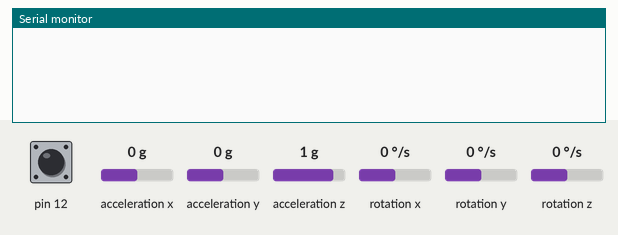
Recording of a sketch running on a simulated Arduino Uno, built with avr-gcc and run on an emulated ATmega328P. Parts: the last lines printed to the serial monitor. The test bench sets the inputs (shaded band); at power-on: pin 12 HIGH, rotation x 0 °/s, rotation y 0 °/s, rotation z 0 °/s, acceleration x 0 g, acceleration y 0 g, acceleration z 1 g.

Above: at 0.8 s.
0.9 s: pin 12 pulled LOW for 0.15 s
At 1.8 s:
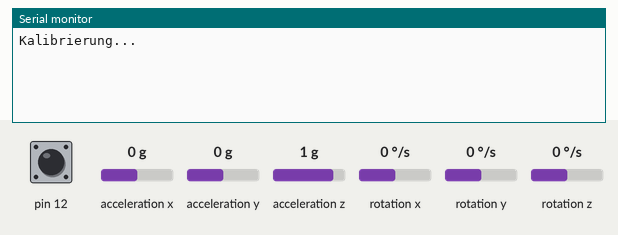
4.0 s: rotation x set to -192 °/s
At 4.16 s:
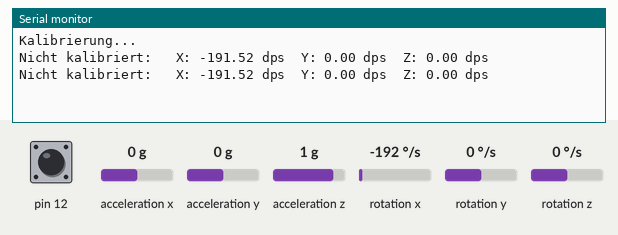
5.9 s: rotation y set to -192 °/s
At 5.91 s:
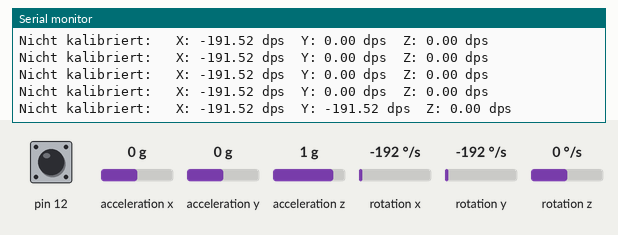
8.9 s: rotation z set to -100 °/s
At 8.9 s:
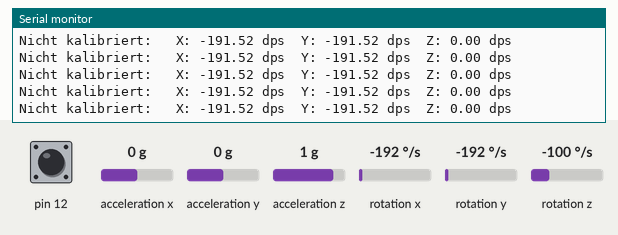
11.9 s: rotation x set to -100 °/s
At 11.9 s:
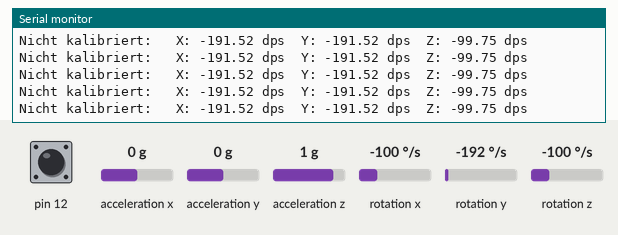
14.9 s: rotation y set to -100 °/s
At 14.99 s:
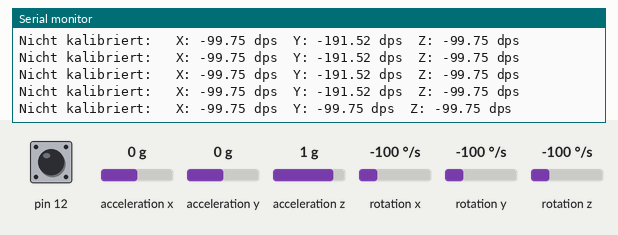
Timing chart, 0 to 17.9 s (numbered marks = the images above; inputs shaded):
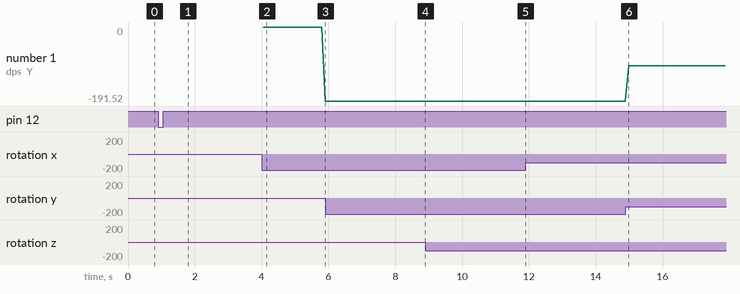

Measured:
- after the input at 0.9 s, the serial monitor: prints a new line after 0.15 s (image 1)
- after the input at 4.0 s, the serial monitor: prints a new line after 0.06 s (image 2)
- after the input at 5.9 s, the serial monitor: prints a new line at once (image 3)
- after the input at 14.9 s, the serial monitor: prints a new line after 0.09 s (image 6)

The sketch:

L3GD20H_3-axis_gyroscope.ino
```cpp
/*
 * Folgender Code testet die korrekte Funktion des L3GD20H 3-axis gyroscope.
 * Das Ergebnis eines Testdurchlaufes ist die Winkelbeschleunigung in x, y und z-Richtung
 * in dps (degrees per second).
 *
 * Trotz Stillstands des Roboters werden von den Sensoren Werte erfasst welche ungleich 0 sind.
 * Um eine möglichst genaue Richtungsangabe in Grad machen zu können, sollte der Roboter
 * kalibriert werden. Während des Kalibrierungsvorgangs darf der Roboter nicht bewegt werden.
 *
 */

#include <Wire.h>
#include <ZumoShield.h>

Pushbutton button(ZUMO_BUTTON);
L3G gyro;


#define LED_PIN                 13
#define L3G_CONVERSION_FACTOR   8.75
#define CALIBRATE               false
#define CALIBRATION_SAMPLES      100

short int i; // index für 'for-Schleifen'

double calibration_values[3]; // kalibrierte Werte für x, y und z [x,y,z]

double gyroGetDps(double gyroRawValue, double conversionFactor = L3G_CONVERSION_FACTOR){
  return (gyroRawValue * conversionFactor) / 1000;
}

void calibrate(int num_samples = CALIBRATION_SAMPLES){
  long start;
  long dauer;

  double sum_x, sum_y, sum_z;

  start = millis();
  for(i=0; i<num_samples; i++){

    gyro.read();
    double gyro_g_z = gyroGetDps((double)gyro.g.z);
    //Serial.println(gyro_g_z);

    sum_x = sum_x + gyroGetDps((double)gyro.g.x);

    sum_y = sum_y + gyroGetDps((double)gyro.g.y);

    sum_z = sum_z + gyroGetDps((double)gyro.g.z);

    delay(10);
  }
  dauer = millis() - start;

  calibration_values[0] = sum_x / num_samples;
  calibration_values[1] = sum_y / num_samples;
  calibration_values[2] = sum_z / num_samples;

  Serial.print("X: ");
  Serial.print(calibration_values[0]);
  Serial.print(" dps");
  Serial.print("\t");

  Serial.print("Y: ");
  Serial.print(calibration_values[1]);
  Serial.print(" dps");
  Serial.print("\t");

  Serial.print("Z: ");
  Serial.print(calibration_values[2]);
  Serial.print(" dps");
  Serial.print("\t");

  Serial.print("Dauer: ");
  Serial.print((double)dauer/1000);
  Serial.println(" s");
  Serial.println();
}

void setup() {
  Serial.begin(9600);
  Wire.begin();

  if (!gyro.init())
  {
    Serial.println("Failed to autodetect gyro type!");
    while (1);
  }

  gyro.enableDefault();

  button.waitForButton();
  Serial.println("Kalibrierung...");
  for(i=0; i<3; i++){
    delay(500);
    digitalWrite(LED_PIN, HIGH);
    delay(500);
    digitalWrite(LED_PIN, LOW);
  }
  if(CALIBRATE)
    calibrate();
}

void loop() {
  double gyro_g_x, gyro_g_y, gyro_g_z;

  gyro.read();

  gyro_g_x = gyroGetDps((double)gyro.g.x);
  gyro_g_y = gyroGetDps((double)gyro.g.y);
  gyro_g_z = gyroGetDps((double)gyro.g.z);

  //Unkalibrierte Werte
  Serial.print("Nicht kalibriert: ");
  Serial.print("\t");
  Serial.print("X: ");
  Serial.print(gyro_g_x);
  Serial.print(" dps");
  Serial.print("\t");

  Serial.print("Y: ");
  Serial.print(gyro_g_y);
  Serial.print(" dps");
  Serial.print("\t");

  Serial.print("Z: ");
  Serial.print(gyro_g_z);
  Serial.println(" dps");

  //Kalibrierte Werte
  if (gyro_g_x - calibration_values[0] != gyro_g_x){
  Serial.print("Kalibriert: ");
  Serial.print("\t\t");
  Serial.print("X: ");
  Serial.print(gyro_g_x - calibration_values[0]);
  Serial.print(" dps");
  Serial.print("\t");

  Serial.print("Y: ");
  Serial.print(gyro_g_y - calibration_values[1]);
  Serial.print(" dps");
  Serial.print("\t");

  Serial.print("Z: ");
  Serial.print(gyro_g_z - calibration_values[2]);
  Serial.println(" dps");
  }
  Serial.println();

  delay(100);

}
```
